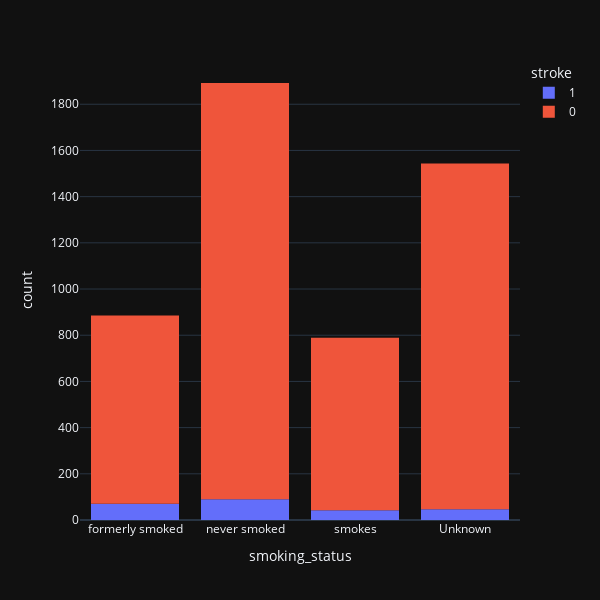

The code cell stored with this chart in its notebook:
### Code cell
print (f'Formally smoked patients have a  probability of {round(my_data[my_data["smoking_status"]=="formerly smoked"]["stroke"].mean()*100,2)} % chance of getting stroke')



print (f'Never smoked patients have a probability of {round(my_data[my_data["smoking_status"]=="never smoked"]["stroke"].mean()*100,2)} % chance of getting stroke')


print (f'Smokers have a probability of {round(my_data[my_data["smoking_status"]=="smokes"]["stroke"].mean()*100,2)} % chance of getting stroke')


print (f'Unknown smoking history patients have a probability of {round(my_data[my_data["smoking_status"]=="Unknown"]["stroke"].mean()*100,2)} % chance of getting stroke')

fig = px.histogram(my_data, x="smoking_status", color="stroke",width=600, height=600)
fig.show()

### Figure 1 — Plotly figure (JSON) as saved in the notebook; plotly's stock layout.template omitted (floating-point values rounded to 4 significant figures; data arrays with more than 128 entries replaced by an {"elided": "..."} marker saying what was removed)
{"data": [{"alignmentgroup": "True", "bingroup": "x", "hovertemplate": "stroke=1<br>smoking_status=%{x}<br>count=%{y}<extra></extra>", "legendgroup": "1", "marker": {"color": "#636efa", "pattern": {"shape": ""}}, "name": "1", "offsetgroup": "1", "orientation": "v", "showlegend": true, "x": {"elided": "249 str values"}, "xaxis": "x", "yaxis": "y", "type": "histogram"}, {"alignmentgroup": "True", "bingroup": "x", "hovertemplate": "stroke=0<br>smoking_status=%{x}<br>count=%{y}<extra></extra>", "legendgroup": "0", "marker": {"color": "#EF553B", "pattern": {"shape": ""}}, "name": "0", "offsetgroup": "0", "orientation": "v", "showlegend": true, "x": {"elided": "4861 str values"}, "xaxis": "x", "yaxis": "y", "type": "histogram"}], "layout": {"xaxis": {"anchor": "y", "domain": [0.0, 1.0], "title": {"text": "smoking_status"}}, "yaxis": {"anchor": "x", "domain": [0.0, 1.0], "title": {"text": "count"}}, "legend": {"title": {"text": "stroke"}, "tracegroupgap": 0}, "margin": {"t": 60}, "barmode": "relative", "height": 600, "width": 600}}
